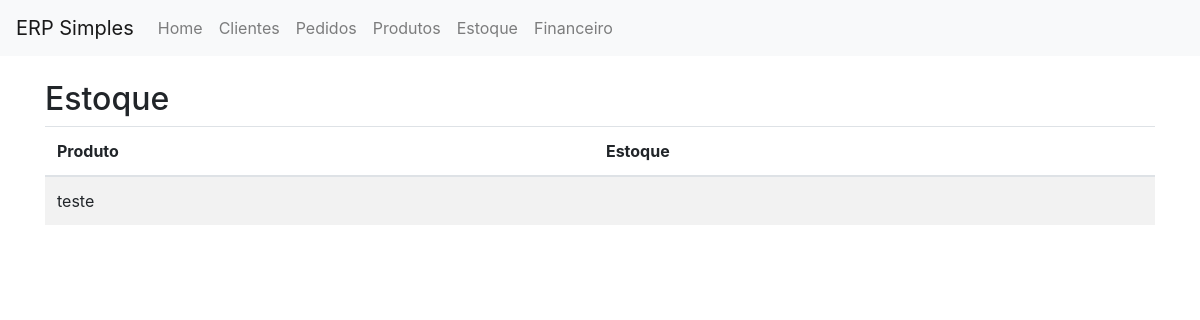
Before: /estoque/estoque/ with the older database file.
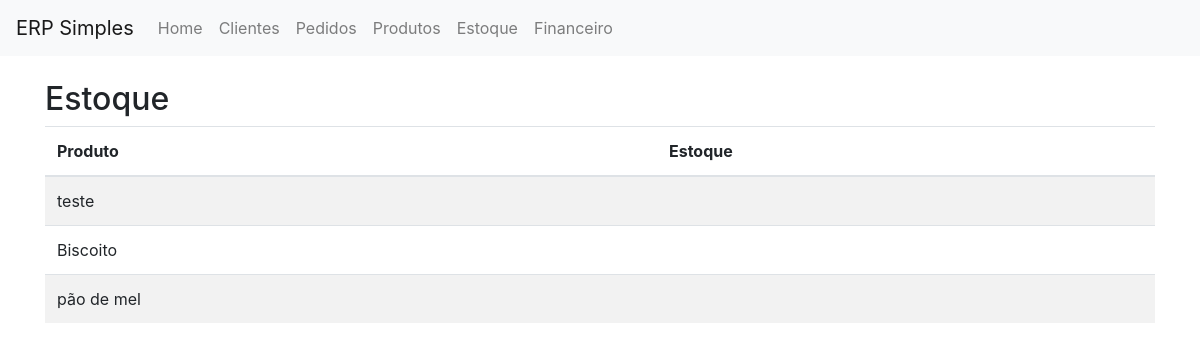
After: the same page with the newer database file.
### estoque/models.py (models this page shows, shortened)
class Produto(models.Model):
    nome = models.CharField(max_length=255)
    descricao = models.TextField()
    preco_custo = models.DecimalField(max_digits=10, decimal_places=2)
    preco_venda = models.DecimalField(max_digits=10, decimal_places=2)
    quantidade = models.IntegerField()

### estoque/views.py (the view)
# urls.py: path('estoque/', views.estoque_list, name='estoque_list'),
def estoque_list(request):
    produtos = Produto.objects.all()
    return render(request, 'estoque_list.html', {'produtos': produtos})

### templates/estoque_list.html
{% extends 'base.html' %}
{% block content %}
<h2>Estoque</h2>
<table class="table table-striped">
    <thead>
        <tr>
            <th>Produto</th>
            <th>Estoque</th>
        </tr>
    </thead>
    <tbody>
        {% for produto in produtos %}
        <tr>
            <td>{{ produto.nome }}</td>
            <td>{{ produto.estoque }}</td>
        </tr>
        {% endfor %}
    </tbody>
</table>
{% endblock %}

Changed rows visible on the page:
added Produto: nome "Biscoito"
added Produto: nome "pão de mel"
